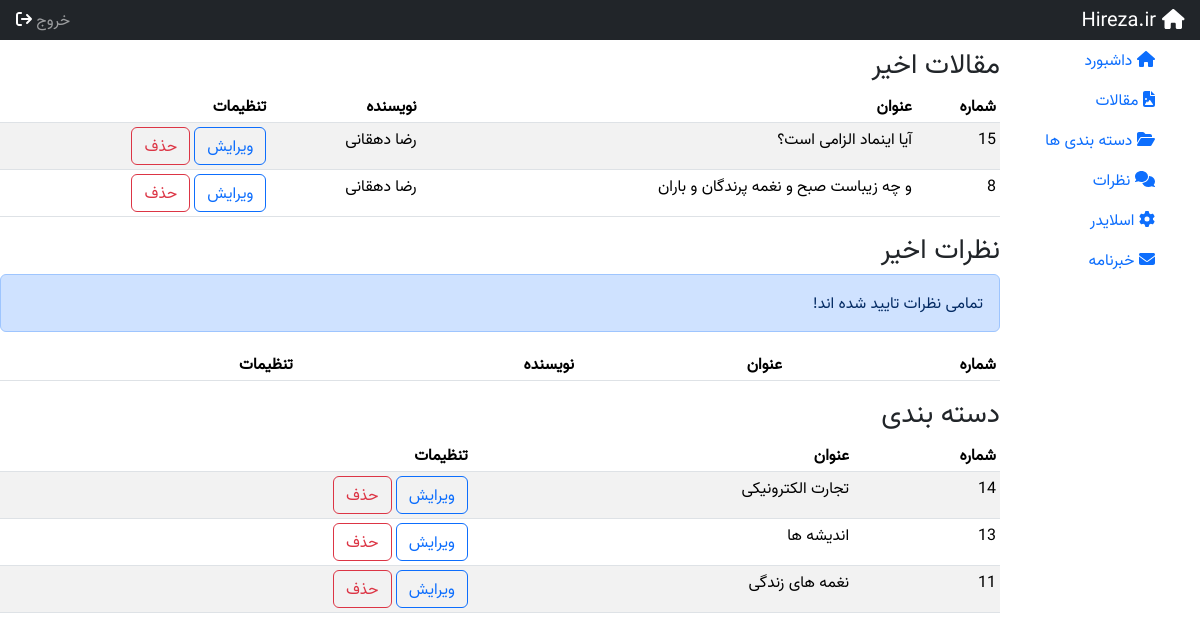
Page /cms/adminpanel/index.php (signed in) on the committed database.
### tables this page shows
CREATE TABLE `posts` (
  `id` int(11) NOT NULL,
  `title` varchar(191) NOT NULL,
  `category_id` int(11) NOT NULL,
  `body` text NOT NULL,
  `author` varchar(191) NOT NULL,
  `image` varchar(191) NOT NULL
);

CREATE TABLE `categories` (
  `id` int(11) NOT NULL,
  `title` varchar(100) NOT NULL
);

### cms/adminpanel/index.php (the view, shortened to what this page needs)
<?php
require_once("./include/header.php");
$query_posts = "SELECT * FROM posts ORDER BY id DESC LIMIT 3";
$posts = $db->query($query_posts);
$query_comments = "SELECT * FROM comments WHERE status='0' ORDER BY id DESC LIMIT 3";
$comments = $db->query($query_comments);
$query_categories = "SELECT * FROM categories  ORDER BY id DESC LIMIT 3";
$categories = $db->query($query_categories);
?>
<div class="container-fluid">
                <div class="row">
            <?php include("./include/sidebar.php"); ?>
        <div class="col-md-10 col-12 m-0 p-0">
            <h3 class="mt-2">مقالات اخیر</h3>
            <div class="table-responsive">
                <table class="table table-striped table-sm">
                    <thead>
                        <tr>
                            <th>شماره</th>
                            <th>عنوان</th>
                            <th>نویسنده</th>
                            <th>تنظیمات</th>
                        </tr>
                    </thead>
                    <tbody>
                        <?php
                        if ($posts->rowCount() > 0) {
                            foreach ($posts as $post) {
                        ?>
                                <tr>
                                    <td><?php echo $post['id'] ?></td>
                                    <td><?php echo $post['title'] ?></td>
                                    <td><?php echo $post['author'] ?></td>
                                    <td>
                                        <a href="edit_post.php?id=<?php echo $post['id'] ?>" class="btn btn-outline-primary">ویرایش</a>
                                        <a href="index.php?entity=post&action=delete&id=<?php echo $post['id'] ?>" class="btn btn-outline-danger">حذف</a>
                                    </td>
                                </tr>
                            <?php
                            }
                        } else {
                            ?>
                            <div class="alert alert-danger" role="start">
                                در حال حاضر هیچ پستی وجود ندارد!
                            </div>
                        <?php
                        } ?>
                    </tbody>
                </table>
            </div>
            <h3>نظرات اخیر</h3>
            <div class="table-responsive">
                <table class="table table-striped table-sm">
                    <thead>
                        <tr>
                            <th>شماره</th>
                            <th>عنوان</th>
                            <th>نویسنده</th>
                            <th>تنظیمات</th>
                        </tr>
                    </thead>
                    <tbody>
                        <?php
                        if ($comments->rowCount() > 0) {
                            foreach ($comments as $comment) {
                        ?>
                                <tr>
                                    <td><?php echo $comment['id'] ?></td>
                                    <td><?php echo $comment['name'] ?></td>
                                    <td><?php echo $comment['comment'] ?></td>
                                    <td>
                                        <a href="index.php?entity=comment&action=approve&id=<?php echo $comment['id'] ?>" class="btn btn-outline-primary">در انتظار تایید</a>
                                        <a href="index.php?entity=comment&action=delete&id=<?php echo $comment['id'] ?>" class="btn btn-outline-danger">حذف</a>
                                    </td>
                                </tr>
                            <?php
                            }
                        } else {
                            ?>
                            <div class="alert alert-primary" role="start">
                                تمامی نظرات تایید شده اند!
                            </div>
                        <?php
                        } ?>
                    </tbody>
                </table>
            </div>
            <h3>دسته بندی</h3>
            <div class="table-responsive">
                <table class="table table-striped table-sm">
                    <thead>
                        <tr>
                            <th>شماره</th>
                            <th>عنوان</th>
                            <th>تنظیمات</th>
                        </tr>
                    </thead>
                    <tbody>
                        <?php
                        if ($categories->rowCount() > 0) {
                            foreach ($categories as $category) {
                        ?>
                                <tr>
                                    <td><?php echo $category['id'] ?></td>
                                    <td><?php echo $category['title'] ?></td>
                                    <td>
                                        <a href="edit_category.php?id=<?php echo $category['id'] ?>" class="btn btn-outline-primary">ویرایش</a>
                                        <a href="index.php?entity=category&action=delete&id=<?php echo $category['id'] ?>" class="btn btn-outline-danger">حذف</a>
                                    </td>
                                </tr>
                            <?php
                            }
                        } else {
                            ?>
                            <div class="alert alert-danger" role="start">
                                دسته ای برای نمایش نیست!
                            </div>
                        <?php
                        } ?>
                    </tbody>
                </table>
            </div>
        </div>
        <?php
        require_once("./include/footer.php");
        ?>

### cms/adminpanel/include/header.php (shortened to what this page needs)
<!DOCTYPE html>
<html lang="fa" dir="rtl">
<head>
    <link href="../lib/bootstrap-5.0.0-beta3/css/bootstrap.min.css" rel="stylesheet">
    <link rel="stylesheet" href="css/admin.css">
</head>
<body>
    <nav class="navbar navbar-dark sticky-top bg-dark flex-md-nowrap p-0">
        <a class="navbar-brand col-sm-3 col-sm-2 mr-0" href="../index.php" target="_blank">
            <i class="fas fa-home" style="color: #fff;"></i>
            Hireza.ir</a>
        <ul class="navbar-nav px-3">
            <li class="nav-item text-nowrap">
                <a class="nav-link" href="logout.php">خروج <i class="fas fa-sign-out fa" style="color: #fff;"></i></a>
            </li>
        </ul>
    </nav>

### cms/adminpanel/include/sidebar.php (shortened to what this page needs)
<div class="col-md-2 m-0 p-0">
<nav class="nav navbar-expand-md flex-column navbar-light">
    <div class="collapse navbar-collapse flex-column" id="navbarSupportedContent">
        <ul class="nav flex-column p-0">
            <li class="nav-item"><a href="index.php" class="nav-link active">
                    <i class="fas fa-home"></i>
                    داشبورد
                </a></li>
                <li class="nav-item"><a href="post.php" class="nav-link">
                    <i class="fas fa-file-image"></i>
                    مقالات
                </a></li>
            <li class="nav-item"><a href="category.php" class="nav-link">
                    <i class="fas fa-folder-open"></i>
                    دسته بندی ها
                </a></li>
            <li class="nav-item"><a href="comment.php" class="nav-link">
                    <i class="fas fa-comments"></i>
                    نظرات
                </a></li>
                <li class="nav-item"><a href="slider_setting.php" class="nav-link">
                    <i class="fas fa-cog"></i>
                    اسلایدر
                </a></li>
                    <li class="nav-item"><a href="newslater.php" class="nav-link">
                    <i class="fas fa-envelope"></i>
                    خبرنامه
                </a></li>
        </ul>
    </div>
</nav>
</div>

### cms/adminpanel/include/footer.php (shortened to what this page needs)
</div>
</div>
</body>
</html>

### cms/adminpanel/css/admin.css (style rules this page uses)
body { direction: rtl; text-align: right !important; font-family: "vazir" !important; font-size: 1rem; }
a { color:#000; }

### rows in the picture
posts: id "15", title "آیا اینماد الزامی است؟", author "رضا دهقانی"
posts: id "8", title "و چه زیباست صبح و نغمه پرندگان و باران", author "رضا دهقانی"
categories: id "14", title "تجارت الکترونیکی"
categories: id "13", title "اندیشه ها"
categories: id "11", title "نغمه های زندگی"
